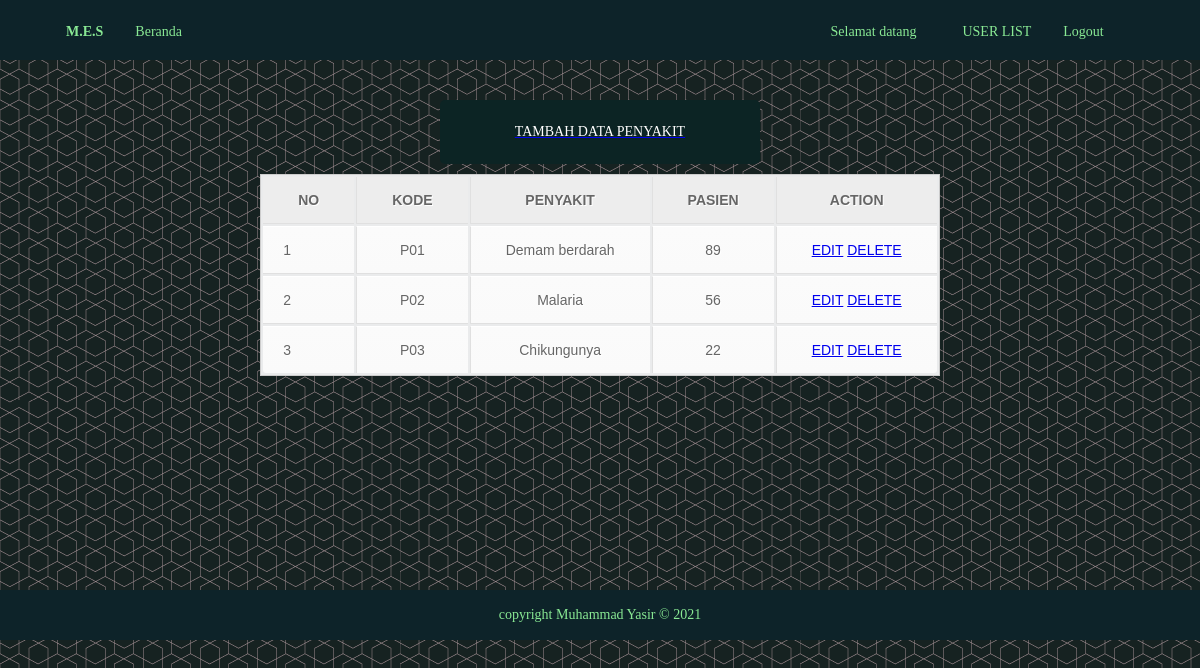
The page /admin/index.php?p=penyakit (signed in) on the database its author committed.
### tables this page shows
CREATE TABLE `penyakit` (
  `id_penyakit` int(11) NOT NULL,
  `kode_penyakit` varchar(3) NOT NULL,
  `penyakit` varchar(500) NOT NULL,
  `pasien` int(11) NOT NULL
);

### admin/penyakit.php (the view)
<?php include "connection.php"; ?>
    <a href="?p=penyakitadd">
        <div class="btn btn-add">
            <p>TAMBAH DATA PENYAKIT</p>
        </div>
    </a>
<table>
    <tr>
        <th>NO</th>
        <th>KODE</th>
        <th>PENYAKIT</th>
        <th>PASIEN</th>
        <th>ACTION</th>
    </tr>
    <?php
        $sql_penyakit = mysqli_query($conn, "SELECT * FROM penyakit");
        $no=1;
    ?>
    <?php while ($rp = mysqli_fetch_array($sql_penyakit)) : ?>
        <tr>
            <td><?php echo "$no"; ?></td>
            <td><?php echo "$rp[kode_penyakit]"; ?></td>
            <td><?php echo "$rp[penyakit]"; ?></td>
            <td><?php echo "$rp[pasien]"; ?></td>
            <td>
                <a href="?p=penyakitedit&idp=<?php echo "$rp[id_penyakit]"; ?>">EDIT</a>
                <a href="?p=penyakitdelete&idp=<?php echo "$rp[id_penyakit]"; ?>" onclick="return confirm('ARE YOU SURE YOU WANT TO DELETE THIS DATA?');">DELETE</a>
            </td>
        </tr>
    <?php $no++; ?>
    <?php endwhile; ?>
</table>

### admin/style.css (style rules this page uses)
body { background-image: url(../img/Background.png); font-family: Cambria; padding: 0px; margin: 0px; color: #ffffff; font-size: 14px; }
table { font-family: Arial, Helvetica, sans-serif; color: #666; text-shadow: 1px 1px 0px #fff; background: #eaebec; border: #ccc 1px solid; margin: 10px auto; }
table th { padding: 15px 35px; border-left:1px solid #e0e0e0; border-bottom: 1px solid #e0e0e0; background: #ededed; }
table th:first-child { border-left:none; }
table tr { text-align: center; padding-left: 20px; }
table td:first-child { text-align: left; padding-left: 20px; border-left: 0; }
table td { padding: 15px 35px; border-top: 1px solid #ffffff; border-bottom: 1px solid #e0e0e0; border-left: 1px solid #e0e0e0; background: #fafafa; background: -webkit-gradient(linear, left top, left bottom, from(#fbfbfb), to(#fafafa)); background: -moz-linear-gradient(top, #fbfbfb, #fafafa); }
table tr:last-child td { border-bottom: 0; }
table tr:last-child td:first-child { -moz-border-radius-bottomleft: 3px; -webkit-border-bottom-left-radius: 3px; border-bottom-left-radius: 3px; }
table tr:last-child td:last-child { -moz-border-radius-bottomright: 3px; -webkit-border-bottom-right-radius: 3px; border-bottom-right-radius: 3px; }
.btn { padding: 9px 9px; text-align: center; border: 1px solid transparent; border-radius: 5px; font-family: Cambria; font-size: 14px; margin: 10px auto; width: 25%; }
.btn-add { color: #FFF; background-color: #0c2424; cursor: pointer; }

### rows shown on the page
penyakit: kode_penyakit "P01", penyakit "Demam berdarah", pasien "89"
penyakit: kode_penyakit "P02", penyakit "Malaria", pasien "56"
penyakit: kode_penyakit "P03", penyakit "Chikungunya", pasien "22"
